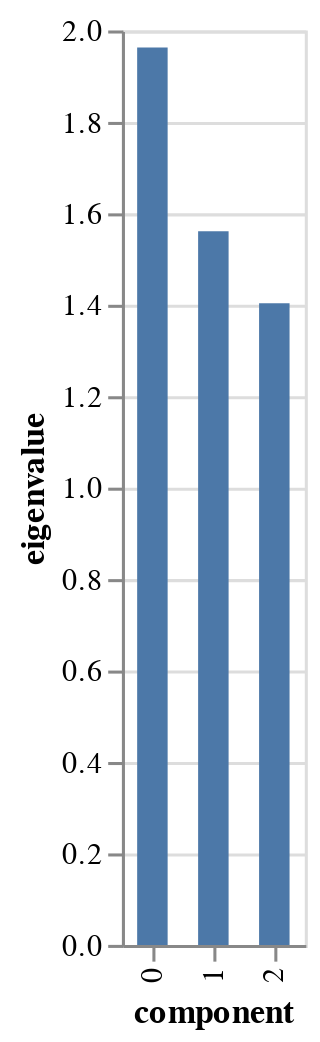

Source (notebook cell):
### Code cell
pca.scree_plot()

### Figure 1 — Vega-Lite specification as saved in the notebook (floating-point values rounded to 4 significant figures)
{"config": {"view": {"continuousWidth": 300, "continuousHeight": 300}}, "data": {"name": "data-9ebae70d3efb3aaedab88adc0bb66610"}, "mark": {"type": "bar", "size": 10}, "encoding": {"tooltip": [{"field": "component", "type": "nominal"}, {"field": "eigenvalue", "type": "quantitative"}, {"field": "% of variance", "type": "quantitative"}, {"field": "% of variance (cumulative)", "type": "quantitative"}], "x": {"field": "component", "type": "nominal"}, "y": {"field": "eigenvalue", "type": "quantitative"}}, "$schema": "https://vega.github.io/schema/vega-lite/v5.15.1.json", "datasets": {"data-9ebae70d3efb3aaedab88adc0bb66610": [{"component": "0", "eigenvalue": 1.963, "% of variance": 24.54, "% of variance (cumulative)": 24.54}, {"component": "1", "eigenvalue": 1.561, "% of variance": 19.51, "% of variance (cumulative)": 44.05}, {"component": "2", "eigenvalue": 1.403, "% of variance": 17.54, "% of variance (cumulative)": 61.59}]}}
